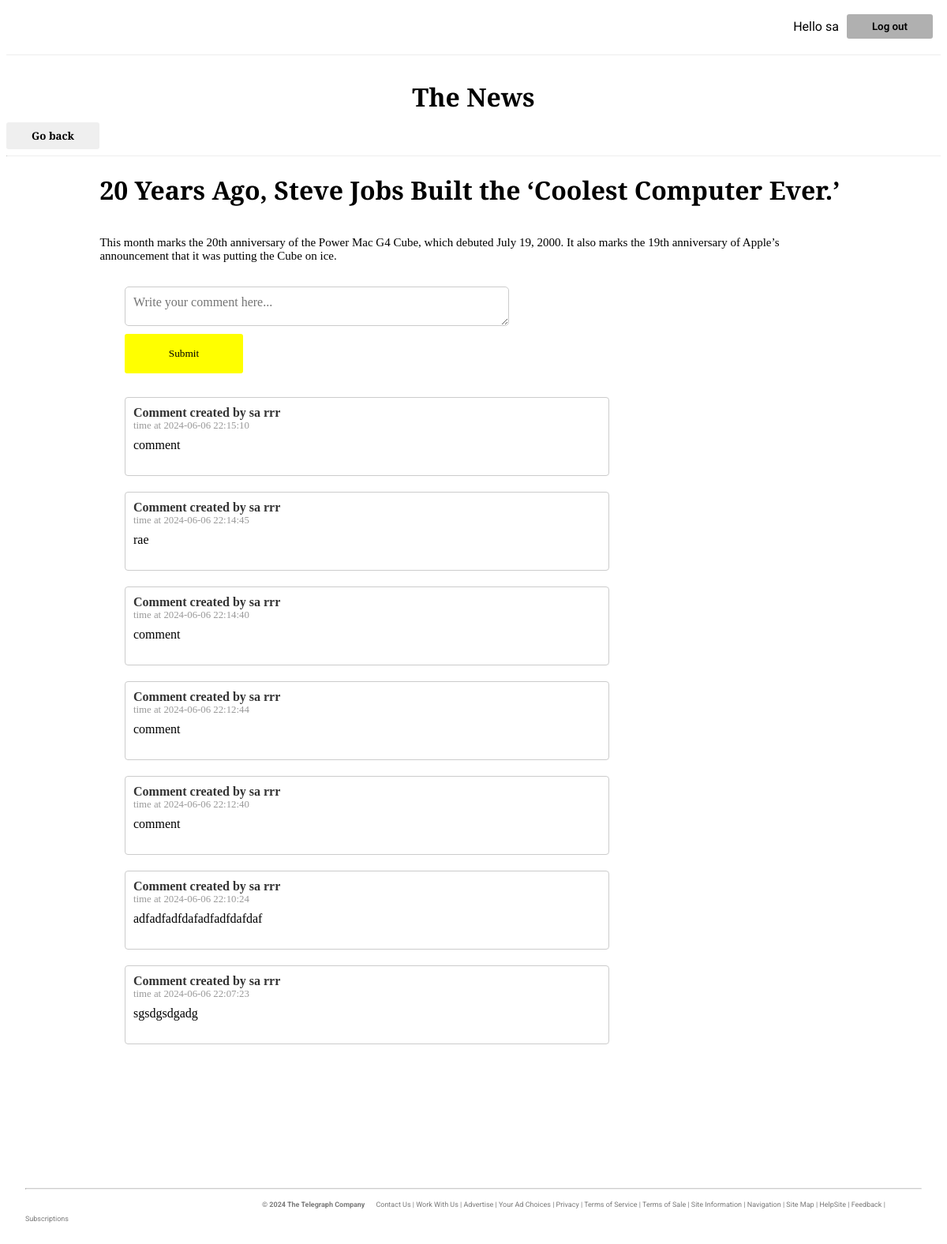
The page /?cardId=17 (signed in) on the database its author committed.
### tables this page shows
CREATE TABLE `news` (
  `id` int(4) NOT NULL,
  `img` varchar(250) NOT NULL,
  `title` varchar(250) NOT NULL,
  `description` text NOT NULL,
  `fullStory` text DEFAULT NULL
);

CREATE TABLE `comment` (
  `idComment` int(5) NOT NULL,
  `idnews` int(11) NOT NULL,
  `idusers` int(11) NOT NULL,
  `comment` text NOT NULL,
  `time` datetime NOT NULL DEFAULT current_timestamp()
);

### previousComments.php (the view)
<?php
    if(isset($news[0][4])){
        $newsid= $news[0][4];
        $commentQuery = mysqli_query($conn,  "SELECT  idusers,time,comment FROM comment where idnews='$newsid' order by time DESC");
        $newscomments=mysqli_fetch_all($commentQuery);
        $commenters=[];
        for($i=0;$i<count($newscomments);$i++){
            $newscommentsindex=$newscomments[$i][0];
            $fnLn= mysqli_fetch_all(mysqli_query($conn,  "SELECT  firstname, lastname FROM users where userId='$newscommentsindex'"));
            $fn=$fnLn[0][0];
            $ln=$fnLn[0][1];
            $commenters[$i]=$fn."  ". $ln;
        }
        for($i=0;$i<count($newscomments);$i++){
?>
        <div class="comment">
            <div class="name">Comment created by <?=$commenters[$i]?></div>
            <div class="time">time at <?=$newscomments[$i][1]?></div>
            <p class="commenttext">
                <?=$newscomments[$i][2]?>
            </p>
        </div>
<?php
        }
    }
?>

### news.php (shortened to what this page needs)
<div class="header">
    <H1 style="font-family: Bitter; font-weight:bold">The News</H1>
</div>
<a href="?cardId="><button class="go">Go back</button></a>
<hr style="border-top: 1px rgb(106, 105, 105);">
<?php
    $id=$_SESSION["cardId"];
    $news=mysqli_fetch_all(mysqli_query($conn,  "SELECT  img, title, description,fullStory,id FROM news where id=$id" ));
?>
<div class="image-container">
    <h1 style="font-family:bitter"><?=$news[0][1]?></h1>
    <p style="font-family:bitter; font-size:15px"><?=$news[0][2]?></p>
</div>
<?php
    include "comment.php";
?>

### styles/style.css (style rules this page uses)
.header { display: flex; margin-top: 10px; height: 75px; background-color: white; justify-content: center; align-content: center; }
a { text-decoration: none; color: inherit; }
.image-container { margin: 20px auto; width: 80%; }
.image-container h1, .image-container p { font-family: 'Bitter', serif; }
.go { border-radius: 3px; border: none; font-weight: 600; padding: 8px 32px; font-family: bitter; cursor: pointer; }
.comment { margin-top: 20px; border: 1px solid #ccc; border-radius: 4px; width: 50%; padding: 10px; margin-left: 150px; }
.name { font-weight: bold; color: #333; }
.time { color: #999; font-size: 0.8em; }
.commenttext { margin-top: 5px; font-size: 1em; line-height: 1.5; }

### rows shown on the page
news: title "20 Years Ago, Steve Jobs Built the ‘Coolest Computer Ever.’", description "This month marks the 20th anniversary of the Power Mac G4 Cube, which debuted July 19, 2000. It also marks the 19th anniversary of Apple’s announcement that it was putting the Cube on ice."
comment: i "sa rrr", time "2024-06-06 22:15:10", comment "comment"
comment: i "sa rrr", time "2024-06-06 22:14:45", comment "rae"
comment: i "sa rrr", time "2024-06-06 22:14:40", comment "comment"
comment: i "sa rrr", time "2024-06-06 22:12:44", comment "comment"
comment: i "sa rrr", time "2024-06-06 22:12:40", comment "comment"
comment: i "sa rrr", time "2024-06-06 22:10:24", comment "adfadfadfdafadfadfdafdaf"
comment: i "sa rrr", time "2024-06-06 22:07:23", comment "sgsdgsdgadg"

### other values the page prints
$_SESSION["firstname"] "sa"
